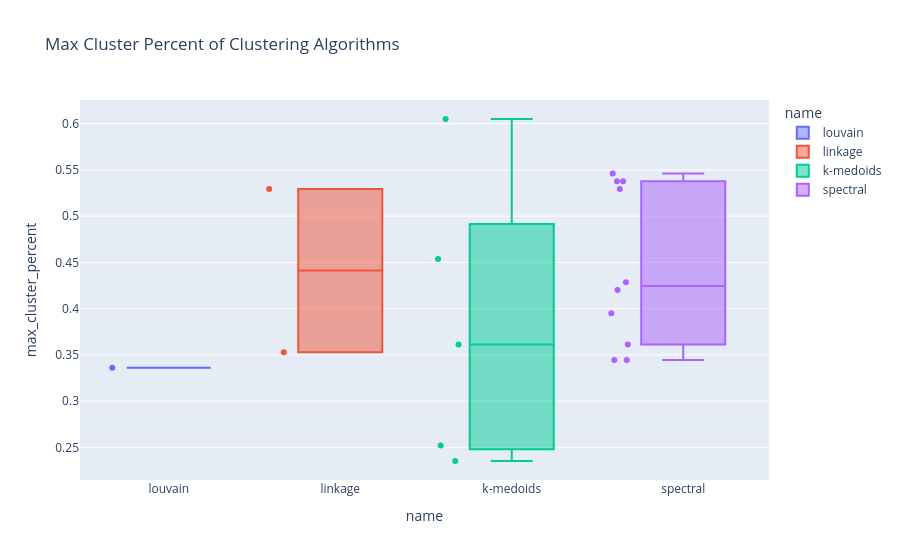

This figure's notebook cell:
### Code cell
px.box(
    df_stats,
    x="name",
    y="max_cluster_percent",
    color="name",
    points="all",
    hover_data=["name", "silhouette_score", "dunn_index", "n_clusters", "max_cluster", "min_cluster"],
    title="Max Cluster Percent of Clustering Algorithms",
)

### Figure 1 — Plotly figure (JSON) as saved in the notebook; plotly's stock layout.template omitted (floating-point values rounded to 4 significant figures)
{"data": [{"alignmentgroup": "True", "boxpoints": "all", "customdata": [[0.1368, 0.08037, 4.0, 40.0, 13.0]], "hovertemplate": "name=%{x}<br>max_cluster_percent=%{y}<br>silhouette_score=%{customdata[0]}<br>dunn_index=%{customdata[1]}<br>n_clusters=%{customdata[2]}<br>max_cluster=%{customdata[3]}<br>min_cluster=%{customdata[4]}<extra></extra>", "legendgroup": "louvain", "marker": {"color": "#636efa"}, "name": "louvain", "notched": false, "offsetgroup": "louvain", "orientation": "v", "showlegend": true, "type": "box", "x": ["louvain"], "x0": " ", "xaxis": "x", "y": [0.3361], "y0": " ", "yaxis": "y"}, {"alignmentgroup": "True", "boxpoints": "all", "customdata": [[0.2453, 0.2265, 9.0, 42.0, 2.0], [0.2516, 0.4324, 6.0, 63.0, 2.0]], "hovertemplate": "name=%{x}<br>max_cluster_percent=%{y}<br>silhouette_score=%{customdata[0]}<br>dunn_index=%{customdata[1]}<br>n_clusters=%{customdata[2]}<br>max_cluster=%{customdata[3]}<br>min_cluster=%{customdata[4]}<extra></extra>", "legendgroup": "linkage", "marker": {"color": "#EF553B"}, "name": "linkage", "notched": false, "offsetgroup": "linkage", "orientation": "v", "showlegend": true, "type": "box", "x": ["linkage", "linkage"], "x0": " ", "xaxis": "x", "y": [0.3529, 0.5294], "y0": " ", "yaxis": "y"}, {"alignmentgroup": "True", "boxpoints": "all", "customdata": [[0.2983, 0.08555, 2.0, 72.0, 47.0], [0.2948, 0.08059, 3.0, 54.0, 27.0], [0.2785, 0.05372, 4.0, 43.0, 19.0], [0.2511, 0.07887, 5.0, 30.0, 14.0], [0.2403, 0.08025, 6.0, 28.0, 11.0]], "hovertemplate": "name=%{x}<br>max_cluster_percent=%{y}<br>silhouette_score=%{customdata[0]}<br>dunn_index=%{customdata[1]}<br>n_clusters=%{customdata[2]}<br>max_cluster=%{customdata[3]}<br>min_cluster=%{customdata[4]}<extra></extra>", "legendgroup": "k-medoids", "marker": {"color": "#00cc96"}, "name": "k-medoids", "notched": false, "offsetgroup": "k-medoids", "orientation": "v", "showlegend": true, "type": "box", "x": ["k-medoids", "k-medoids", "k-medoids", "k-medoids", "k-medoids"], "x0": " ", "xaxis": "x", "y": [0.605, 0.4538, 0.3613, 0.2521, 0.2353], "y0": " ", "yaxis": "y"}, {"alignmentgroup": "True", "boxpoints": "all", "customdata": [[0.3203, 0.08951, 2.0, 64.0, 55.0], [0.3015, 0.0949, 3.0, 51.0, 22.0], [0.2654, 0.1105, 4.0, 64.0, 15.0], [0.2507, 0.1176, 5.0, 50.0, 7.0], [0.2054, 0.1021, 6.0, 65.0, 3.0], [0.3214, 0.08951, 2.0, 63.0, 56.0], [0.2988, 0.06564, 3.0, 47.0, 29.0], [0.2223, 0.06291, 4.0, 43.0, 14.0], [0.1923, 0.09367, 5.0, 41.0, 5.0], [0.1929, 0.05887, 6.0, 41.0, 5.0]], "hovertemplate": "name=%{x}<br>max_cluster_percent=%{y}<br>silhouette_score=%{customdata[0]}<br>dunn_index=%{customdata[1]}<br>n_clusters=%{customdata[2]}<br>max_cluster=%{customdata[3]}<br>min_cluster=%{customdata[4]}<extra></extra>", "legendgroup": "spectral", "marker": {"color": "#ab63fa"}, "name": "spectral", "notched": false, "offsetgroup": "spectral", "orientation": "v", "showlegend": true, "type": "box", "x": ["spectral", "spectral", "spectral", "spectral", "spectral", "spectral", "spectral", "spectral", "spectral", "spectral"], "x0": " ", "xaxis": "x", "y": [0.5378, 0.4286, 0.5378, 0.4202, 0.5462, 0.5294, 0.395, 0.3613, 0.3445, 0.3445], "y0": " ", "yaxis": "y"}], "layout": {"boxmode": "overlay", "legend": {"title": {"text": "name"}, "tracegroupgap": 0}, "title": {"text": "Max Cluster Percent of Clustering Algorithms"}, "xaxis": {"anchor": "y", "categoryarray": ["louvain", "linkage", "k-medoids", "spectral"], "categoryorder": "array", "domain": [0, 1], "title": {"text": "name"}}, "yaxis": {"anchor": "x", "domain": [0, 1], "title": {"text": "max_cluster_percent"}}}}
